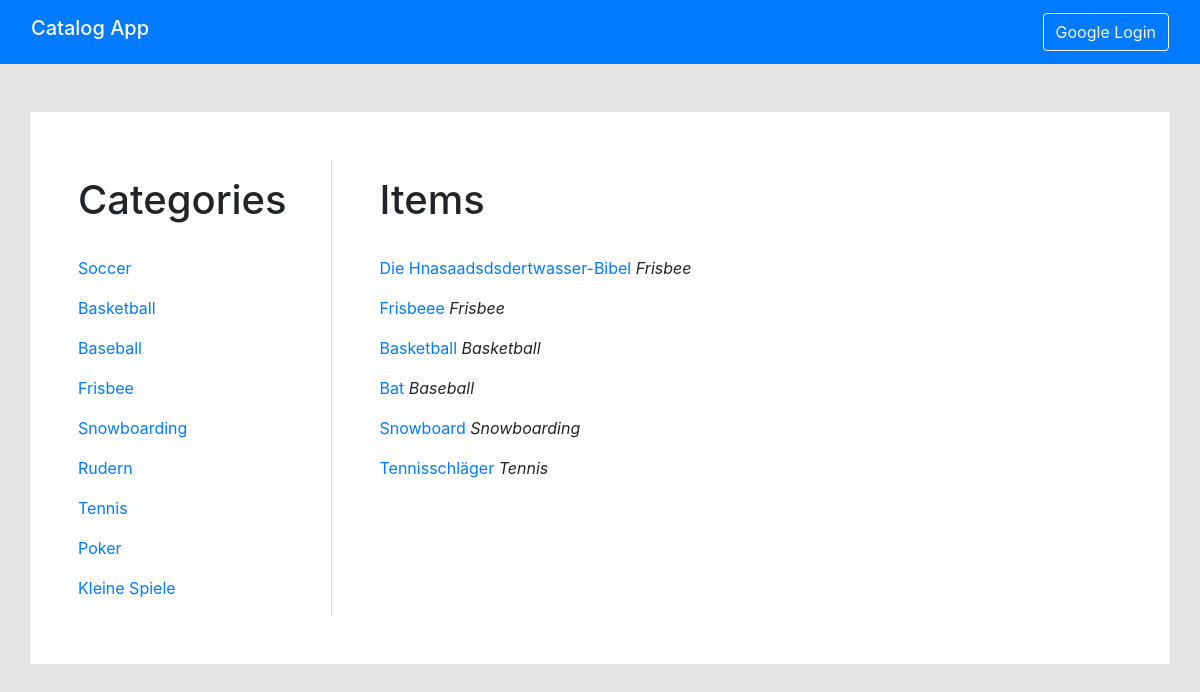
The app's page /catalog/, older data.
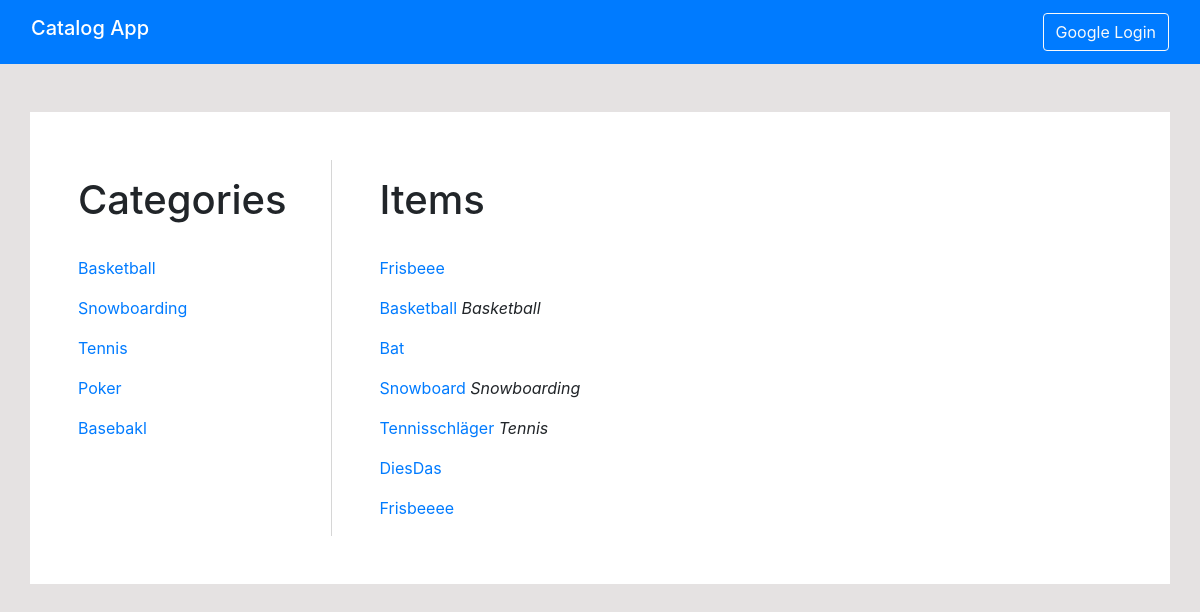
The same page, newer data.
### app/models.py (models this page shows, shortened)
class Category(db.Model):
    id = db.Column(db.Integer, primary_key=True)
    title = db.Column(db.String(64), index=True, unique=True)
    items = db.relationship('Item', backref='category', lazy='dynamic')

class Item(db.Model):
    id = db.Column(db.Integer, primary_key=True)
    title = db.Column(db.String(64), index=True, unique=True)
    description = db.Column(db.String(140))
    category_id = db.Column(db.Integer(), db.ForeignKey('category.id'))

### app/routes.py (the view)
@app.route('/')
@app.route('/catalog/')
def index():
    categories = Category.query.all()
    items = Item.query.all()
    return render_template('index.html', title='Catalog App',
                           categories=categories, items=items)

### app/templates/index.html (shortened to what this page needs)
{% extends "base.html" %}
{% block content %}
		<div class="row">
			<div class="col-md-3" style="border-right: 1px solid #D6D6D6;">
		        <h1 class="pt-3">Categories</h1>
		        <br>
		        {% for category in categories %}
		        <div>
		        	<p>
		        		<a href="{{url_for('category', category_id = category.id)}}">
		        			{{category.title}}
		        		</a>
		        	</p>
		        </div>
	        	{% endfor %}
	        </div>
			<div class="col-md-9  pl-5">
		        <h1 class="pt-3">Items</h1>
		        <br>
		        {% for item in items %}
		        <div>
		        	<p>
			        	<a href="{{ url_for('item', category_id = item.category.id, item_id = item.id)}}">
			        		{{item.title}}
			        	</a>
		        		<span class="font-italic">
		        		{{item.category.title}}
		        		</span>
		        	</p>
		   		</div>
		        {% endfor %}
		    </div>
		</div>
{% endblock %}

### app/templates/base.html (shortened to what this page needs)
<html>
    <head>
        <link rel="stylesheet" href="https://stackpath.bootstrapcdn.com/bootstrap/4.3.1/css/bootstrap.min.css">
    </head>
    <body style="background-color: #E5E2E2;">
    	<nav class="navbar navbar-dark bg-primary">
            <div class="container-fluid">
                <div class="navbar-header">
    				<a class="navbar-brand h1 " href="{{url_for('index')}}">
                        <span> Catalog App </span>
                    </a>
                </div>
                <div class="nav navbar-nav navbar-right">
                  {% if current_user.is_authenticated %}
                  <a class="button btn btn-outline-light" href="{{url_for('logout')}}">Logout</a>
                  {% else %}
                  <a class="button btn btn-outline-light" href="{{url_for('login')}}">Google Login</a>
                  {% endif %}
                </div>
            </div>
		</nav>
		<div class="container p-5 mt-5" style="background-color: white;">
		{% block content %}
		{% endblock %}
    	</div>
   	</body>
</html>

Row changes from the older to the newer data that the page shows:
removed Category: title "Soccer"
removed Category: title "Baseball"
removed Category: title "Frisbee"
removed Category: title "Rudern"
removed Item: title "Die Hnasaadsdsdertwasser-Bibel", category "Frisbee"
changed Category: title "Kleine Spiele" → "Basebakl"
changed Item "Frisbeee": category "Frisbee" → (not shown)
changed Item "Bat": category "Baseball" → (not shown)
added Item: title "DiesDas"
added Item: title "Frisbeeee"
